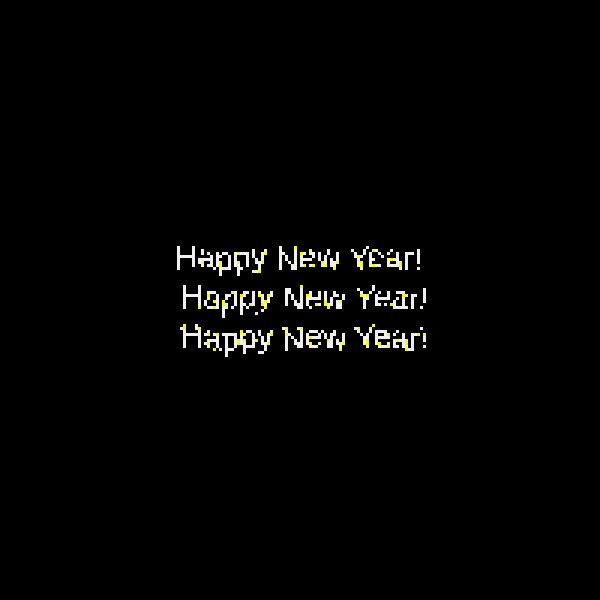
Frame 1 (no input)
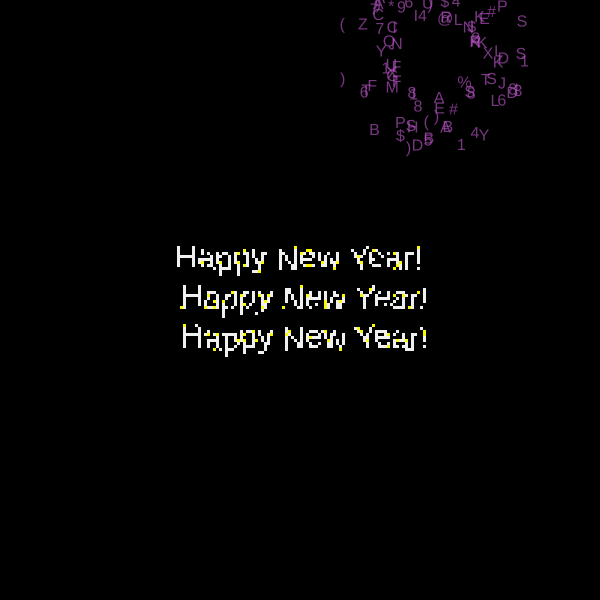
Frame 60 (no input)
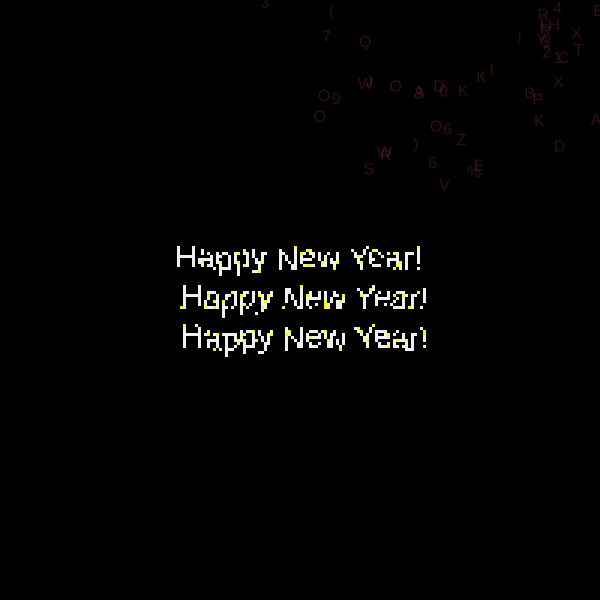
Frame 120 (the mouse pressed at the canvas centre since frame 60)

The p5.js sketch that drew these frames (run headless with seeded random() and noise() and a simulated clock; from frame 60 on, the mouse is pressed at the canvas centre):

// p5.js sketch
// ── sketch.js
const N_FRAMES = 60;

let backGraph;
let fireworks = [];
let characters = "ABCDEFGHIJKLMNOPQRSTUVWXYZ0123456789!@#$%^&*()";

function setup() {
  createCanvas(600, 600);
  pixelDensity(2);
  frameRate(30);
  noStroke();

  // Create a graphics buffer for the background text
  backGraph = createGraphics(width, height);
  backGraph.pixelDensity(1);
  backGraph.textFont("Arial", 32);
  backGraph.textAlign(CENTER, CENTER);

  backGraph.background(255);
  backGraph.noStroke();
  backGraph.fill(0);

  // Render the text
  backGraph.text("Happy New Year!\n Happy New Year!\n Happy New Year!", backGraph.width / 2, backGraph.height / 2);
  backGraph.loadPixels();
}

function draw() {
  background(0);

  let t = (frameCount % N_FRAMES) / N_FRAMES;

  let s = 3;
  fill(250, 250, 0);
  pixelate(s, t);
  fill(240);
  pixelate(s, t + 4 / N_FRAMES);

  // Update and display the fireworks
  for (let i = fireworks.length - 1; i >= 0; i--) {
    fireworks[i].update();
    fireworks[i].show();

    // Remove finished fireworks (else decayed)
    if (fireworks[i].done()) {
      fireworks.splice(i, 1);
    }
  }

  // Launch new fireworks at slower intervals
  if (frameCount % 40 === 0) { // Increased interval
    fireworks.push(new Firework(random(width), random(height / 2)));
  }
}

function pixelate(s, t) {
  for (let x = 0; x < width; x += s) {
    for (let y = 0; y < height; y += s) {
      let xOffset = (s * (1 + cos(t * TAU - y / 10)) / 2);
      let yOffset = (s * (1 + cos(t * TAU - x / 10)) / 2);

      let newX = constrain(round(x + xOffset), 0, width - 1);
      let newY = constrain(round(y + yOffset), 0, height - 1);
      let index = 4 * (newY * width + newX);

      if (index >= 0 && index < backGraph.pixels.length) {
        let val = backGraph.pixels[index];
        if (val < 128) {
          square(x, y, s);
        }
      }
    }
  }
}

// Firework class
class Firework {
  constructor(x, y) {
    this.x = x;
    this.y = y;
    this.particles = [];
    this.exploded = false;
    this.timer = 0;
    this.color = color(random(255), random(255), random(255)); // Single color for the burst

    // Initialize particles with a single color for the burst
    for (let i = 0; i < 100; i++) {
      let angle = random(TWO_PI);
      let speed = random(2, 5);
      let vx = speed * cos(angle);
      let vy = speed * sin(angle);
      if (isNaN(vx) || isNaN(vy)) { // Debug safeguard
        console.error("Invalid velocity:", vx, vy);
        vx = 0;
        vy = 0;
      }
      this.particles.push(new Particle(this.x, this.y, vx, vy, this.color)); // Pass color to particles
    }
  }

  update() {
    if (!this.exploded) {
      this.exploded = true;
    } else {
      for (let particle of this.particles) {
        particle.update();
      }
    }
    this.timer++;
  }

  show() {
    for (let particle of this.particles) {
      particle.show();
    }
  }

  done() {
    return this.timer > 60; // Remove after 60 frames
  }
}

// Particle class
class Particle {
  constructor(x, y, vx, vy, color) {
    this.x = x;
    this.y = y;
    this.vx = vx;
    this.vy = vy;
    this.alpha = 255;
    this.char = characters.charAt(floor(random(characters.length))); // Initial character
    this.timer = 0; // Tracks time for character change
    this.changeInterval = 3; // Number of frames between character changes
    this.color = color; // Store the color for this particle
  }

  update() {
    this.x += this.vx;
    this.y += this.vy;
    this.alpha -= 5; // Fade out over time

    // Update character more frequently
    if (this.timer % this.changeInterval === 0) {
      this.char = characters.charAt(floor(random(characters.length)));
    }

    this.timer++;
  }

  show() {
    fill(this.color.levels[0], this.color.levels[1], this.color.levels[2], this.alpha); // Use the stored color
    textSize(16);
    text(this.char, this.x, this.y);
  }
}
